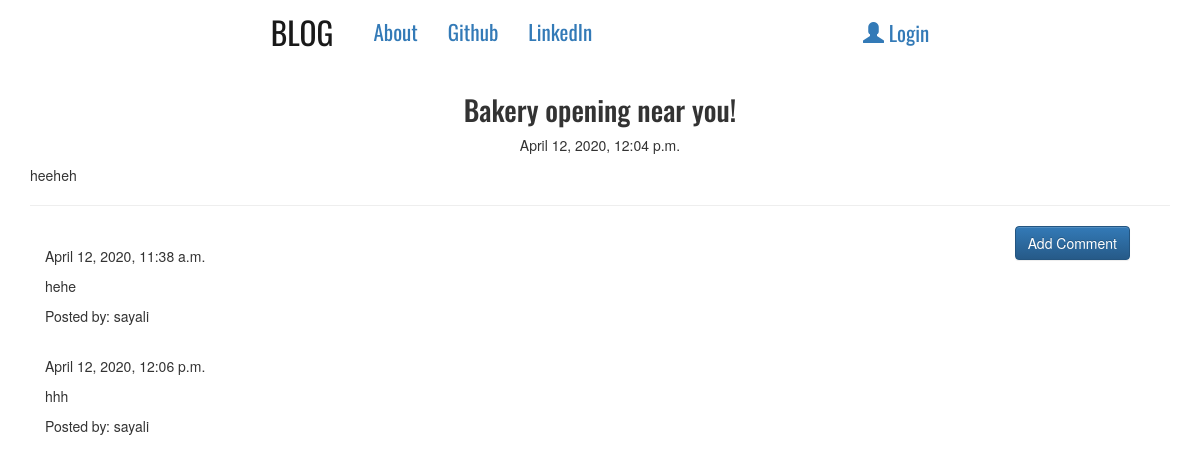
Screenshot of /post/3 with the database file from the repository.
### blogapp/models.py (models this page shows, shortened)
class Post(models.Model):
    author = models.ForeignKey('auth.User', on_delete=models.CASCADE)
    title = models.CharField(max_length=70)
    text = models.TextField()
    create_date = models.DateTimeField(default=timezone.now) # current date and time is set as create_date
    published_date = models.DateTimeField(blank=True, null=True)

class Comments(models.Model):
    post = models.ForeignKey('blogapp.Post', related_name='comments', on_delete=models.CASCADE)
    author = models.CharField(max_length=30)
    text = models.TextField()
    create_date = models.DateTimeField(default=timezone.now())
    approved_comment = models.BooleanField(default=False)

### blogapp/views.py (the view)
# urls.py: url(r'^post/(?P<pk>\d+)$', views.PostDetailView.as_view(), name='post_detail'),
class PostDetailView(DetailView):
    model = Post

### blogapp/templates/blogapp/post_detail.html (shortened to what this page needs)
{% extends 'blogapp/base.html' %}
{% block body_block %}
<h2 class="post-title loader">{{ post.title }}</h2>
{% if post.published_date %}
<div class="date post-date">{{ post.published_date }}</div>
{% else %}
<a href="{% url 'publish_post' pk=post.pk %}" class="btn btn-primary" style="position: relative;">Publish Post</a>
{% endif %}
<p class="post-content">{{ post.text|safe|linebreaksbr }}</p>
<hr>
<a href="{% url 'add_comment_to_post' pk=post.pk %}" class="btn btn-primary comment-btn">Add Comment</a>
<div class="container">
    {% for comment in post.comments.all %}
    <br>
    {% if user.is_authenticated or comment.approved_comment %}
        {{ comment.create_date }}
            <p>{{ comment.text|safe|linebreaksbr }}</p>
            <p>Posted by: {{ comment.author }}</p>
        {% endif %}
        {% empty %}
        <p>-- No comments --</p>
    {% endfor %}
</div>
{% endblock %}

### blogapp/static/css/blog.css (style rules this page uses)
.loader { position: relative; filter: hue-rotate(0deg); color: linear-gradient(45deg, #0f8, #08f); animation: hue 10000ms infinite linear; }
.post-date { text-align: center; }
.post-title { font-family: 'Oswald', sans-serif; font-size: 2em; text-align: center; }
.post-content { font-family: 'Raleway', sans-serif; font-size: 2em; }
.comment-btn { position: absolute; right: 70px; }

### rows the page displays
Post: title "Bakery opening near you!", published_date "April 12, 2020, 12:04 p.m.", text "heeheh"
Comments: create_date "April 12, 2020, 11:38 a.m.", text "hehe", author "sayali"
Comments: create_date "April 12, 2020, 12:06 p.m.", text "hhh", author "sayali"
